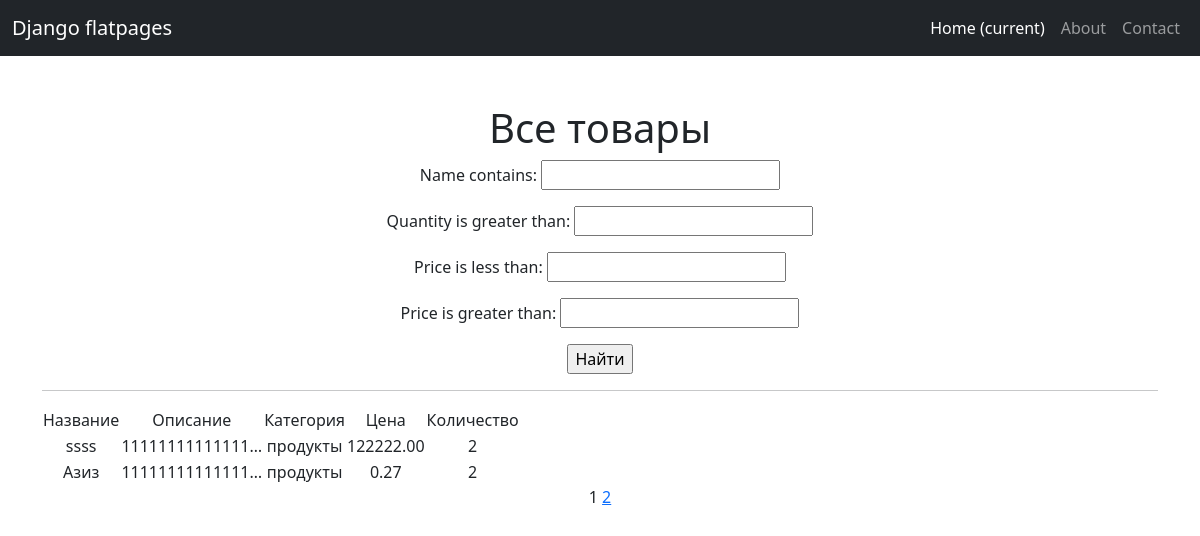
Screenshot of /products/ with the database file from the repository.
### products/models.py (models this page shows, shortened)
class Product(models.Model):
    name = models.CharField(max_length=255)
    description = models.TextField()
    category = models.ForeignKey(Category, on_delete=models.CASCADE, related_name='products')
    price = models.DecimalField(max_digits=10, decimal_places=2)
    quantity = models.PositiveIntegerField(default=0)

### news/models.py (models this page shows, shortened)
class Category(models.Model):
    name = models.CharField(max_length=255, unique = True)

### products/views.py (the view)
# urls.py: path('', ProductsList.as_view(), name='product_list'),
class ProductsList(ListView):
    model = Product
    ordering = 'name'
    template_name = 'products/products.html'
    context_object_name = 'products'
    paginate_by = 2
    def get_queryset(self):
        queryset = super().get_queryset()
        self.filterset = ProductFilter(self.request.GET, queryset)
        return self.filterset.qs
    def get_context_data(self, **kwargs):
        context = super().get_context_data(**kwargs)
        context['filterset'] = self.filterset
        return context

### news/templatetags/custom_filters.py (called while the page is built)
@register.simple_tag(takes_context=True)
def url_replace(context, **kwargs):
   d = context['request'].GET.copy()
   for k, v in kwargs.items():
       d[k] = v
   return d.urlencode()

### templates/products/products.html (shortened to what this page needs)
{% extends 'flatpages/default.html' %}
{% load custom_filters %}
{% block content %}
   <h1>Все товары</h1>
   <form action="" method="get">
       {{ filterset.form.as_p }}
       <input type="submit" value="Найти" />
   </form>
   <hr>
   {% if products %}
       <table>
           <tr>
               <td>Название</td>
               <td>Описание</td>
               <td>Категория</td>
               <td>Цена</td>
               <td>Количество</td>
           </tr>
           {% for product in products %}
           <tr>
               <td>{{ product.name }}</td>
               <td>{{ product.description|truncatechars:15 }}</td>
               <td>{{ product.category.name }}</td>
               <td>{{ product.price }}</td>
               <td>{{ product.quantity }}</td>
           </tr>
           {% endfor %}
       </table>
   {% else %}
       <h2>Товаров нет!</h2>
   {% endif %}
    {{ page_obj.number }}
    {% if page_obj.has_next %}
        <a href="?{% url_replace page=page_obj.next_page_number %}">{{ page_obj.next_page_number }}</a>
    {% endif %}
{% endblock content %}

### rows the page displays
Product: name "ssss", description "11111111111111…", category.name "продукты", price "122222.00", quantity "2"
Product: name "Азиз", description "11111111111111…", category.name "продукты", price "0.27", quantity "2"

### other values shown
{{ page_obj.number }} "1"
{{ page_obj.next_page_number }} "2"
